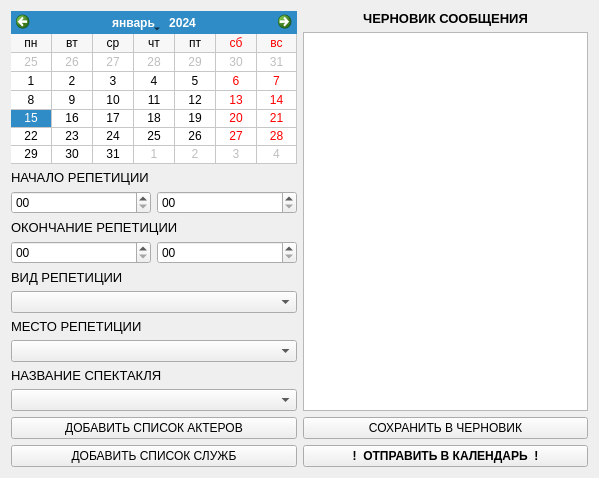
<?xml version="1.0" encoding="UTF-8"?>
<ui version="4.0">
 <class>Form</class>
 <widget class="QWidget" name="Form">
  <property name="geometry">
   <rect>
    <x>0</x>
    <y>0</y>
    <width>599</width>
    <height>478</height>
   </rect>
  </property>
  <property name="windowTitle">
   <string>Добавить РЕПЕТИЦИЮ спектакля в календарь</string>
  </property>
  <layout class="QGridLayout" name="gridLayout">
   <item row="0" column="0">
    <layout class="QHBoxLayout" name="horizontalLayout">
     <item>
      <layout class="QVBoxLayout" name="verticalLayout_2">
       <item>
        <widget class="QCalendarWidget" name="calendarWidget">
         <property name="locale">
          <locale language="Russian" country="Russia"/>
         </property>
         <property name="firstDayOfWeek">
          <enum>Qt::Monday</enum>
         </property>
         <property name="gridVisible">
          <bool>true</bool>
         </property>
         <property name="verticalHeaderFormat">
          <enum>QCalendarWidget::NoVerticalHeader</enum>
         </property>
        </widget>
       </item>
       <item>
        <widget class="QLabel" name="label_timeRep">
         <property name="font">
          <font>
           <pointsize>10</pointsize>
           <weight>50</weight>
           <bold>false</bold>
          </font>
         </property>
         <property name="locale">
          <locale language="Russian" country="Russia"/>
         </property>
         <property name="text">
          <string>НАЧАЛО РЕПЕТИЦИИ</string>
         </property>
        </widget>
       </item>
       <item>
        <layout class="QHBoxLayout" name="horizontalLayout_2">
         <item>
          <widget class="QTimeEdit" name="timeEdit_hourRep">
           <property name="displayFormat">
            <string>hh</string>
           </property>
          </widget>
         </item>
         <item>
          <widget class="QTimeEdit" name="timeEdit_minRep">
           <property name="displayFormat">
            <string>mm</string>
           </property>
          </widget>
         </item>
        </layout>
       </item>
       <item>
        <widget class="QLabel" name="label">
         <property name="font">
          <font>
           <pointsize>10</pointsize>
          </font>
         </property>
         <property name="text">
          <string>ОКОНЧАНИЕ РЕПЕТИЦИИ</string>
         </property>
        </widget>
       </item>
       <item>
        <layout class="QHBoxLayout" name="horizontalLayout_3">
         <item>
          <widget class="QTimeEdit" name="timeEdit_hourRep_end">
           <property name="displayFormat">
            <string>hh</string>
           </property>
          </widget>
         </item>
         <item>
          <widget class="QTimeEdit" name="timeEdit_minRep_end">
           <property name="displayFormat">
            <string>mm</string>
           </property>
          </widget>
         </item>
        </layout>
       </item>
       <item>
        <widget class="QLabel" name="label_kindRep">
         <property name="font">
          <font>
           <pointsize>10</pointsize>
          </font>
         </property>
         <property name="text">
          <string>ВИД РЕПЕТИЦИИ</string>
         </property>
        </widget>
       </item>
       <item>
        <widget class="QComboBox" name="comboBox_kindRep"/>
       </item>
       <item>
        <widget class="QLabel" name="label_place">
         <property name="font">
          <font>
           <pointsize>10</pointsize>
          </font>
         </property>
         <property name="text">
          <string>МЕСТО РЕПЕТИЦИИ</string>
         </property>
        </widget>
       </item>
       <item>
        <widget class="QComboBox" name="comboBox_place"/>
       </item>
       <item>
        <widget class="QLabel" name="label_actRep">
         <property name="font">
          <font>
           <pointsize>10</pointsize>
           <weight>50</weight>
           <bold>false</bold>
          </font>
         </property>
         <property name="text">
          <string>НАЗВАНИЕ СПЕКТАКЛЯ</string>
         </property>
        </widget>
       </item>
       <item>
        <widget class="QComboBox" name="comboBox_actRep"/>
       </item>
       <item>
        <widget class="QPushButton" name="pushButton_actorsList">
         <property name="text">
          <string>ДОБАВИТЬ СПИСОК АКТЕРОВ</string>
         </property>
        </widget>
       </item>
       <item>
        <widget class="QPushButton" name="pushButton_serviceList">
         <property name="text">
          <string>ДОБАВИТЬ СПИСОК СЛУЖБ</string>
         </property>
        </widget>
       </item>
      </layout>
     </item>
     <item>
      <layout class="QVBoxLayout" name="verticalLayout_right">
       <item alignment="Qt::AlignVCenter">
        <widget class="QLabel" name="label_draft">
         <property name="font">
          <font>
           <pointsize>10</pointsize>
           <weight>75</weight>
           <bold>true</bold>
          </font>
         </property>
         <property name="layoutDirection">
          <enum>Qt::LeftToRight</enum>
         </property>
         <property name="text">
          <string>ЧЕРНОВИК СООБЩЕНИЯ</string>
         </property>
         <property name="alignment">
          <set>Qt::AlignCenter</set>
         </property>
        </widget>
       </item>
       <item>
        <widget class="QTextEdit" name="textEdit"/>
       </item>
       <item>
        <widget class="QPushButton" name="pushButton_toDraftRep">
         <property name="font">
          <font>
           <weight>50</weight>
           <bold>false</bold>
          </font>
         </property>
         <property name="locale">
          <locale language="Russian" country="Russia"/>
         </property>
         <property name="text">
          <string>СОХРАНИТЬ В ЧЕРНОВИК</string>
         </property>
        </widget>
       </item>
       <item>
        <widget class="QPushButton" name="pushButton_toCalRep">
         <property name="font">
          <font>
           <weight>75</weight>
           <bold>true</bold>
          </font>
         </property>
         <property name="text">
          <string>!  ОТПРАВИТЬ В КАЛЕНДАРЬ  !</string>
         </property>
        </widget>
       </item>
      </layout>
     </item>
    </layout>
   </item>
  </layout>
 </widget>
 <resources/>
 <connections/>
</ui>
